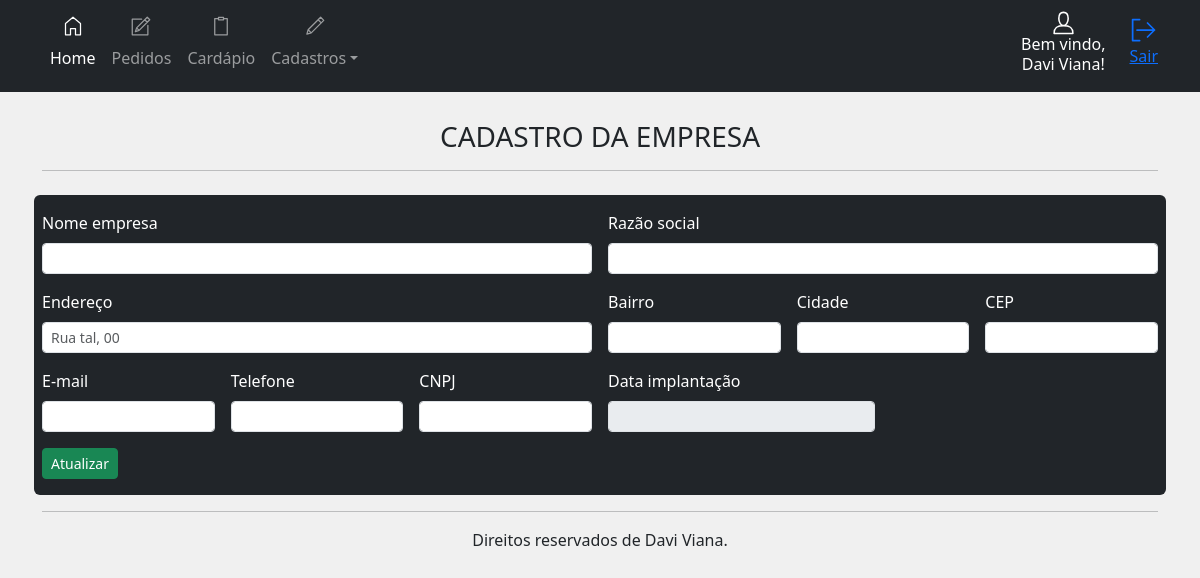
The app's page /painel/cad/empresa (signed in), older data.
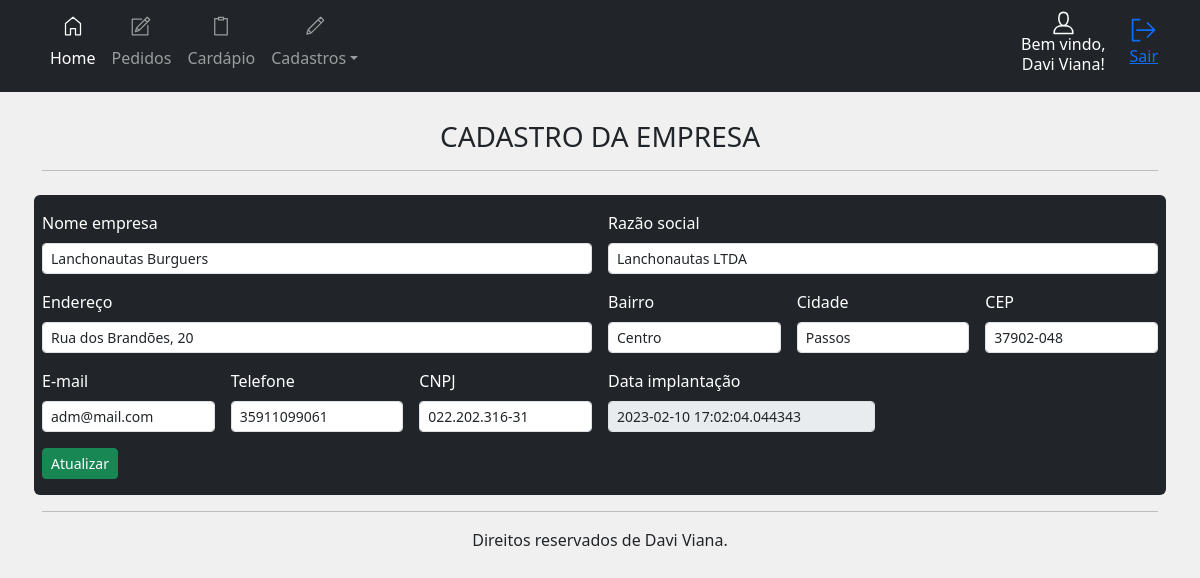
The same page, newer data.
### app/__init__.py (models this page shows, shortened)
class cadempresa(UserMixin, db.Model):
    id = db.Column(db.Integer, primary_key=True, autoincrement=True)
    nome_empresa = db.Column(db.String(100))
    razao_social = db.Column(db.String(100))
    endereco = db.Column(db.String(100))
    bairro = db.Column(db.String(200))
    cidade = db.Column(db.String(50))
    cep = db.Column(db.String(20))
    email = db.Column(db.String(50))
    tel = db.Column(db.String(20))
    cnpj = db.Column(db.String(20))
    dt_criacao = db.Column(db.DATETIME)

### app/cad.py (the view, shortened to what this page needs)
@bp.route('/empresa', methods=['POST', 'GET'])
@login_required
def empresa():
    cad_empresa = cadempresa.query.filter_by(id=1).first()
    menu_panel = panel.load_menu()
    return render_template('panel/cadastros/empresa.html', menu_panel=menu_panel, cad_empresa=cad_empresa)

### app/__init__.py (called while the page is built)
@login_manager.user_loader
def get(user):
    return users.query.get(user)

def load_menu():
    empresa = cadempresa.query.filter_by(id=1).first()
    if empresa is None:
        nome_empresa = 'NOME EMPRESA'
    else:
        nome_empresa = empresa.nome_empresa
    nome = current_user.nome
    badgeOrder = pedidos.query.filter_by(situacao='PENDENTE').all()
    return nome, nome_empresa, len(badgeOrder)

### app/templates/panel/cadastros/empresa.html
{% extends 'panel/home.html' %}
{% block panel %}
<br>
<h3 style="text-align: center;">CADASTRO DA EMPRESA</h3>
<hr>
<br>
<form class="row g-3 text-bg-dark pb-3 rounded" action="{{url_for('cad.empresa')}}" method="POST">
    <div class="col-md-6">
        <label for="nome_empresa" class="form-label">Nome empresa</label>
        <input type="text" class="form-control form-control-sm" id="nome_empresa" name="nome_empresa"
            value="{{cad_empresa.nome_empresa}}" required>
    </div>
    <div class="col-md-6">
        <label for="razao_social" class="form-label">Razão social</label>
        <input type="text" class="form-control form-control-sm" id="razao_social" name="razao_social"
            value="{{cad_empresa.razao_social}}" required>
    </div>
    <div class="col-6">
        <label for="endereco" class="form-label">Endereço</label>
        <input type="text" class="form-control form-control-sm" id="endereco" name="endereco" placeholder="Rua tal, 00"
            value="{{cad_empresa.endereco}}" required>
    </div>
    <div class="col-2">
        <label for="bairro" class="form-label">Bairro</label>
        <input type="text" class="form-control form-control-sm" id="bairro" name="bairro" value="{{cad_empresa.bairro}}" required>
    </div>
    <div class="col-md-2">
        <label for="cidade" class="form-label">Cidade</label>
        <input type="text" class="form-control form-control-sm" id="cidade" name="cidade" value="{{cad_empresa.cidade}}" required>
    </div>
    <div class="col-md-2">
        <label for="cep" class="form-label">CEP</label>
        <input type="text" class="form-control form-control-sm" id="cep" name="cep" value="{{cad_empresa.cep}}" required>
    </div>
    <div class="col-md-2">
        <label for="email" class="form-label">E-mail</label>
        <input type="text" class="form-control form-control-sm" id="email" name="email" value="{{cad_empresa.email}}" required>
    </div>
    <div class="col-md-2">
        <label for="tel" class="form-label">Telefone</label>
        <input type="text" class="form-control form-control-sm" id="tel" name="tel" value="{{cad_empresa.tel}}" required>
    </div>
    <div class="col-md-2">
        <label for="cnpj" class="form-label">CNPJ</label>
        <input type="text" class="form-control form-control-sm" id="cnpj" name="cnpj" value="{{cad_empresa.cnpj}}" required>
    </div>
    <div class="col-md-3">
        <label for="dt_criacao" class="form-label">Data implantação</label>
        <input type="text" class="form-control form-control-sm" id="dt_criacao" name="dt_criacao" value="{{cad_empresa.dt_criacao}}"
            disabled>
    </div>
    <div class="col-12">
        <button type="submit" class="btn btn-success btn-sm">Atualizar</button>
    </div>
</form>
{% endblock %}

Row changes from the older to the newer data that the page shows:
added cadempresa: nome_empresa "Lanchonautas Burguers", razao_social "Lanchonautas LTDA", endereco "Rua dos Brandões, 20", bairro "Centro", cidade "Passos", cep "37902-048", email "adm@mail.com", tel "35911099061", cnpj "022.202.316-31", dt_criacao "2023-02-10 17:02:04.044343"
